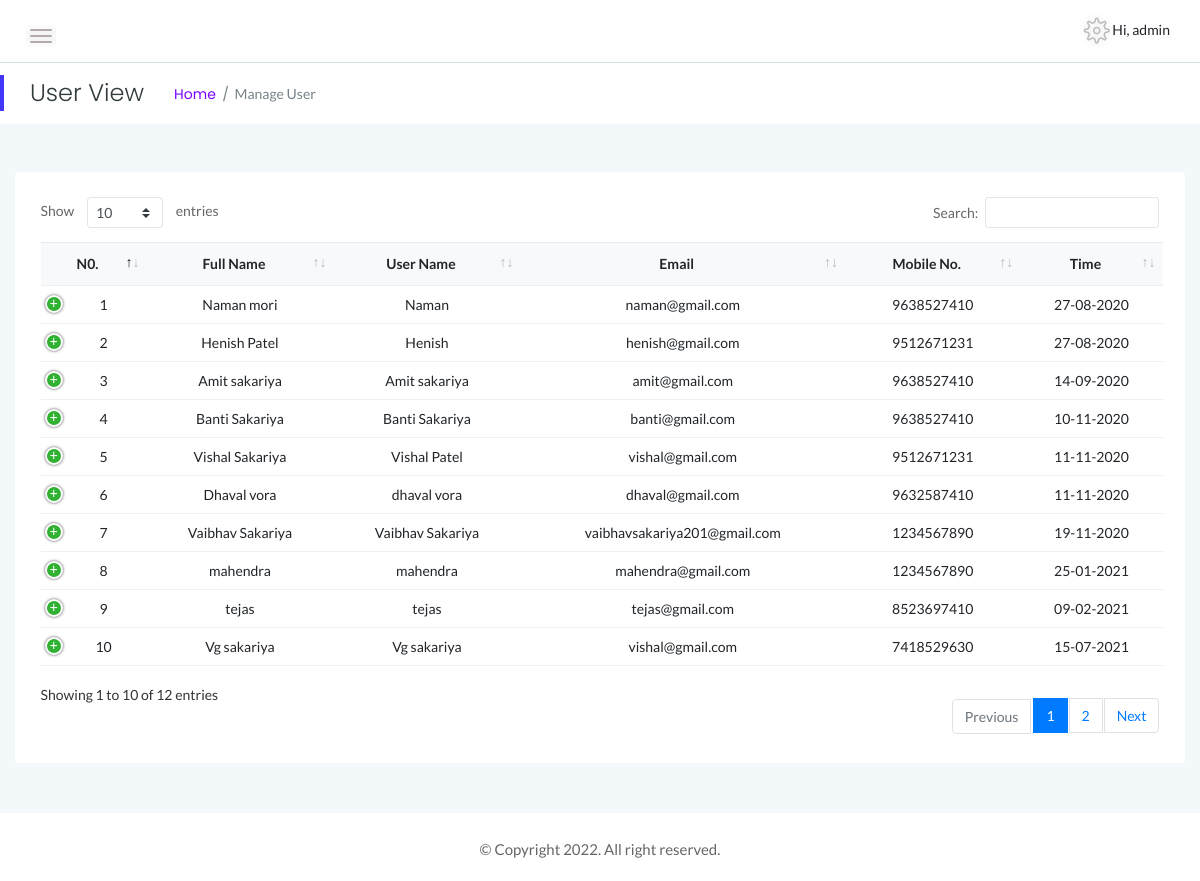
/admin/user_view.php (signed in), run on the app's committed database.
### tables this page shows
CREATE TABLE `register` (
  `r_id` int(10) NOT NULL,
  `r_fnm` varchar(60) NOT NULL,
  `r_unm` varchar(30) NOT NULL,
  `r_pwd` varchar(30) NOT NULL,
  `r_email` varchar(70) NOT NULL,
  `r_mno` varchar(10) NOT NULL,
  `r_time` bigint(60) NOT NULL,
  `r_status` int(1) NOT NULL DEFAULT 1
);

### admin/user_view.php (the view, shortened to what this page needs)
<?php
        include("include/header.php");
?>
            <div class="page-title-area">
                <div class="row align-items-center">
                    <div class="col-sm-6">
                        <div class="breadcrumbs-area clearfix">
                            <h4 class="page-title pull-left">User View</h4>
                            <ul class="breadcrumbs pull-left">
                                <li><a href="index.php">Home</a></li>
                                <li><span>Manage User</span></li>
                            </ul>
                        </div>
                    </div>
                </div>
            </div>
            <div class="main-content-inner">
                <div class="row">
                    <div class="col-12 mt-5">
                        <div class="card">
                            <div class="card-body">
                                <div class="data-tables">
                                    <table id="dataTable" class="text-center">
                                        <thead class="bg-light text-capitalize">
                                            <tr>
                                                <th>N0.</th>
                                                <th>Full Name</th>
                                                <th>User Name</th>
                                                <th>Email</th>
                                                <th>Mobile No.</th>
                                                <th>Time</th>
                                            </tr>
                                        </thead>
                                        <tbody>
                                            <?php
                                                $q = "select * from register";
                                                $res = mysqli_query($link,$q);
                                                $co = 1;
                                                while($row = mysqli_fetch_assoc($res))
                                                {
                                                    echo '<tr>
                                                            <td>'.$co.'</td>
                                                            <td>'.$row['r_fnm'].'</td>
                                                            <td>'.$row['r_unm'].'</td>
                                                            <td>'.$row['r_email'].'</td>
                                                            <td>'.$row['r_mno'].'</td>
                                                            <td>'.date('d-m-Y',$row['r_time']).'</td>
                                                            <td>
                                                                <a href="user_edit.php?id='.$row['r_id'].'"
                                                                 class="btn btn-success btn-xs">Edit</a>
                                                                <a href="user_delete.php?id='.$row['r_id'].'" class="btn btn-danger btn-xs"
                                                                onclick="return confirm(\'Do you have really Delete this item?\');">Delete</a>
                                                            </td>
                                                        </tr>';
                                                        $co++;
                                                }
                                            ?>
                                        </tbody>
                                    </table>
                                </div>
                            </div>
                        </div>
                    </div>
                </div>
            </div>
        </div>
 <?php
        include("include/footer.php");
 ?>

### admin/assets/css/styles.css (style rules this page uses)
.card { border: none; border-radius: 4px; background-color: #fff; -webkit-transition: all 0.3s ease 0s; transition: all 0.3s ease 0s; }
.card-body { padding: 25.6px; padding: 1.6rem; }
.main-content-inner { padding: 0 30px 50px; }
.page-title-area { padding: 16px 30px; background: #fff; position: relative; }
.page-title-area:before { content: ''; position: absolute; left: 0; top: 50%; width: 4px; height: 36px; background: var(--primary-color); -webkit-transform: translateY(-50%); transform: translateY(-50%); }
.page-title { font-size: 24px; font-weight: 300; color: #313b3d; letter-spacing: 0; margin-right: 30px; }
ul.breadcrumbs { margin-top: 4px; }
.breadcrumbs li { display: inline-block; }
.breadcrumbs li a, .breadcrumbs li span { display: block; font-size: 14px; font-weight: 400; color: #7801ff; letter-spacing: 0; margin-right: 16px; position: relative; }
.breadcrumbs li a:before { content: '/'; color: #768387; position: absolute; right: -13px; top: 0; }
.breadcrumbs li span { margin-right: 0; color: #768387; text-transform: capitalize; }
table tr th { border-bottom: none; }
table tr th, table tr td { border-top: 1px solid rgba(120, 130, 140, 0.13) !important; }
table.dataTable.no-footer { border-bottom: 1px solid rgba(120, 130, 140, 0.13) !important; }
table.dataTable thead th, table.dataTable thead td { border-bottom-color: transparent; }

### data on the page
register: r_fnm "Naman mori", r_unm "Naman", r_email "naman@gmail.com", r_mno "9638527410", r_time "27-08-2020"
register: r_fnm "Henish Patel", r_unm "Henish", r_email "henish@gmail.com", r_mno "9512671231", r_time "27-08-2020"
register: r_fnm "Amit sakariya", r_unm "Amit sakariya", r_email "amit@gmail.com", r_mno "9638527410", r_time "14-09-2020"
register: r_fnm "Banti Sakariya", r_unm "Banti Sakariya", r_email "banti@gmail.com", r_mno "9638527410", r_time "10-11-2020"
register: r_fnm "Vishal Sakariya", r_unm "Vishal Patel", r_email "vishal@gmail.com", r_mno "9512671231", r_time "11-11-2020"
register: r_fnm "Dhaval vora", r_unm "dhaval vora", r_email "dhaval@gmail.com", r_mno "9632587410", r_time "11-11-2020"
register: r_fnm "Vaibhav Sakariya", r_unm "Vaibhav Sakariya", r_email "vaibhavsakariya201@gmail.com", r_mno "1234567890", r_time "19-11-2020"
register: r_fnm "mahendra", r_unm "mahendra", r_email "mahendra@gmail.com", r_mno "1234567890", r_time "25-01-2021"
register: r_fnm "tejas", r_unm "tejas", r_email "tejas@gmail.com", r_mno "8523697410", r_time "09-02-2021"
register: r_fnm "Vg sakariya", r_unm "Vg sakariya", r_email "vishal@gmail.com", r_mno "7418529630", r_time "15-07-2021"

### other printed values
$_SESSION['admin']['unm'] "admin"
